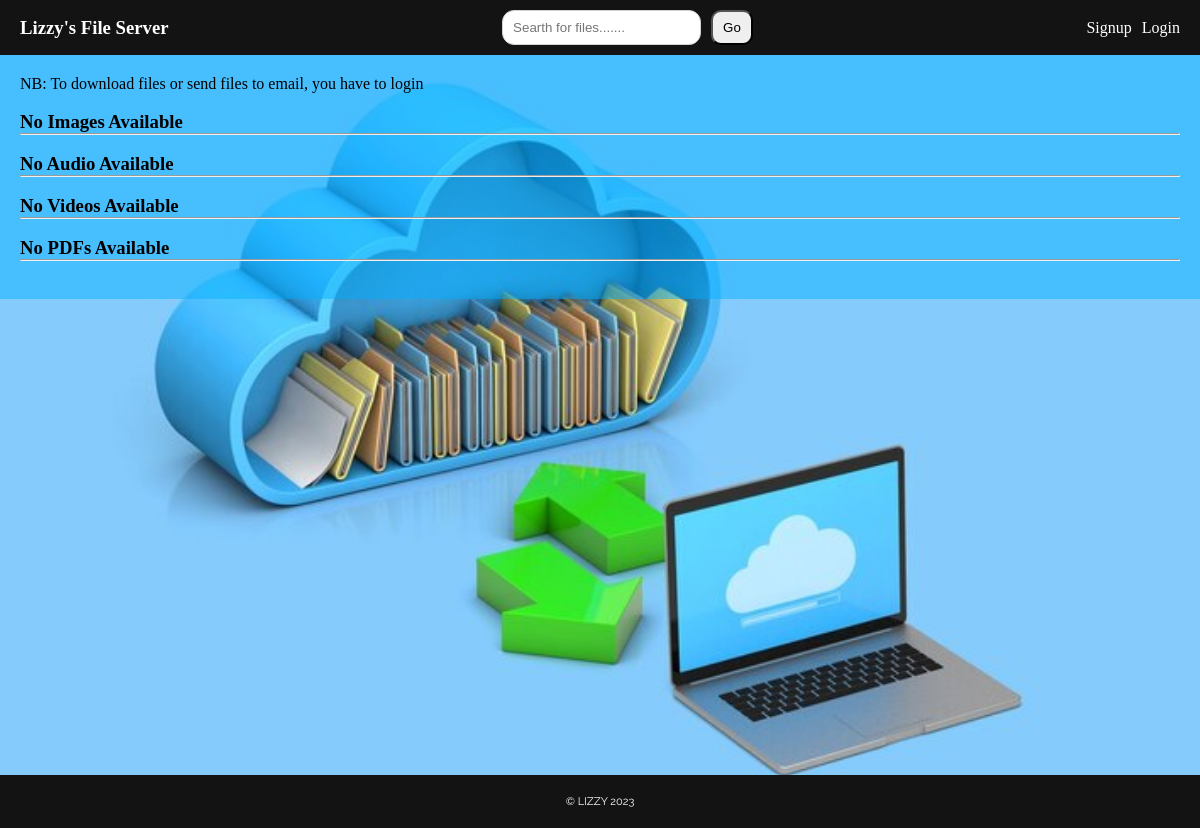
The app's page /, older data.
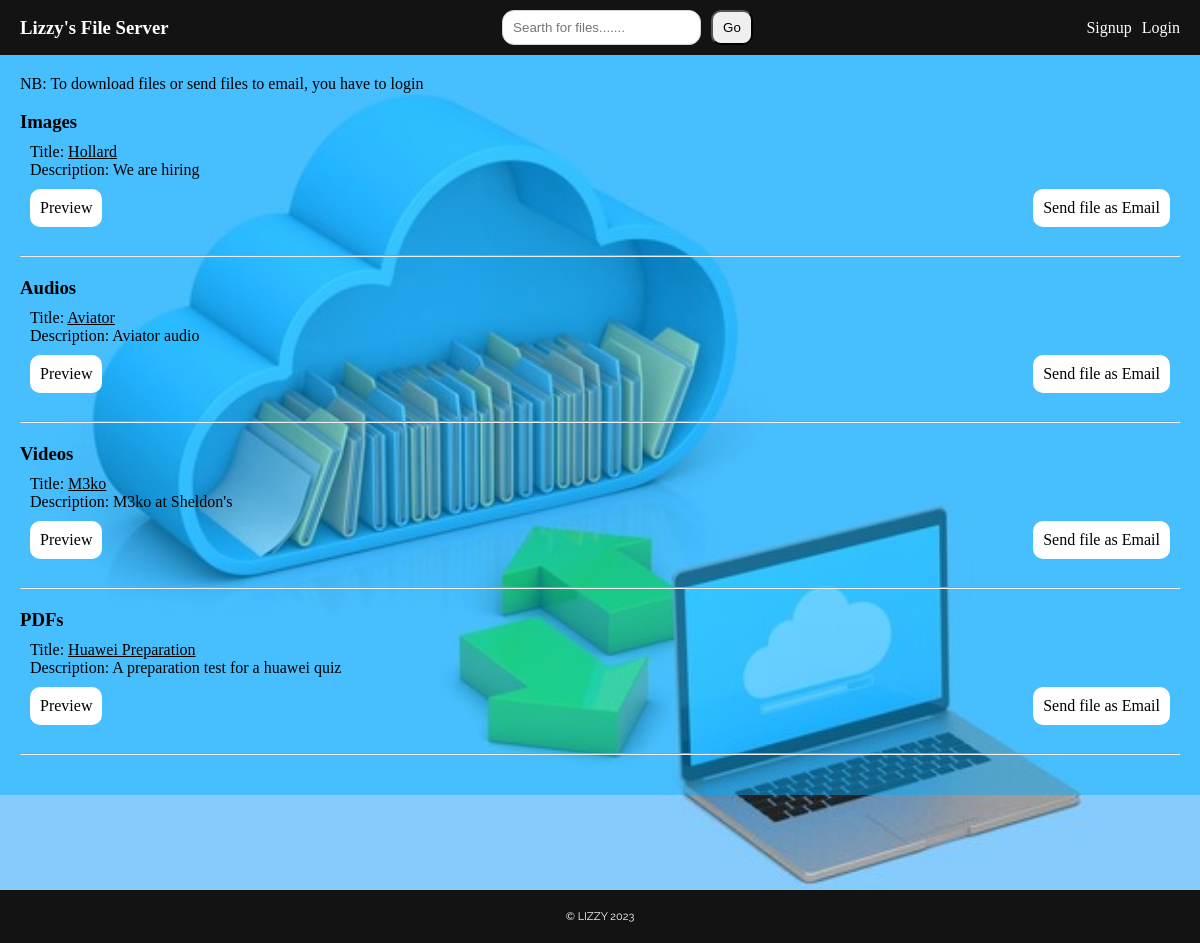
The same page, newer data.
### myapp/models.py (models this page shows, shortened)
class File(models.Model):
    FILE_TYPES = (
        ('pdf', 'PDF'),
        ('image', 'Image'),
        ('audio', 'Audio'),
        ('video', 'Video'),
    )
    title = models.CharField(max_length=100)
    description = models.TextField()
    file_type = models.CharField(max_length=10, choices=FILE_TYPES)
    file = models.FileField(upload_to='resources/')
    downloads = models.PositiveIntegerField(default=0)
    emails_sent = models.PositiveIntegerField(default=0)

### myapp/views/homepage.py (the view)
# urls.py: path('', homepage.home, name='home'),
def home(request):
    q = request.GET.get('q') if request.GET.get('q') != None else ''
    pdf_files = File.objects.filter(
        Q(title__icontains=q) |
        Q(description__icontains=q) |
        Q(file__icontains=q) |
        Q(file_type__icontains=q),
        file_type='pdf'
    )
    image_files = File.objects.filter(
        Q(title__icontains=q) |
        Q(description__icontains=q) |
        Q(file__icontains=q) |
        Q(file_type__icontains=q),
        file_type='image'
    )
    audio_files = File.objects.filter(
        Q(title__icontains=q) |
        Q(description__icontains=q) |
        Q(file__icontains=q) |
        Q(file_type__icontains=q),
        file_type='audio'
    )
    video_files = File.objects.filter(
        Q(title__icontains=q) |
        Q(description__icontains=q) |
        Q(file__icontains=q) |
        Q(file_type__icontains=q),
        file_type='video'
    )
    context = {
        'pdf_files': pdf_files,
        'image_files': image_files,
        'audio_files': audio_files,
        'video_files': video_files,
    }
    return render(request, "myapp/home.html", context)

### myapp/templates/myapp/home.html (shortened to what this page needs)
{% extends "main.html" %} {% load static %} {% block title %} Home {% endblock%}
{% block content %} {% if not request.user.is_authenticated %}
<p>NB: To download files or send files to email, you have to login</p>
<br />
{% endif %}
<div>
    {% if image_files %}
    <div class="table-container">
        <h3>Images</h3>
        {% for file in image_files %}
        <div class="file_item">
            <p>Title: <span class="title">{{file.title}}</span></p>
            <p>Description: {{file.description}}</p>
            <div class="download_email_link">
                <a class="view">Preview</a>
                <a href="{% url 'increment_emails_sent' pk=file.id %}"
                    >Send file as Email</a
                >
            </div>
        </div>
        {% endfor %}
        <br />
        <hr />
    </div>
    {% else %}
    <h3>No Images Available</h3>
    <hr />
    <br />
    {% endif %}
    {% if audio_files %}
    <div class="table-container">
        <h3>Audios</h3>
        {% for file in audio_files %}
        <div class="file_item">
            <p>Title: <span class="title">{{file.title}}</span></p>
            <p>Description: {{file.description}}</p>
            <div class="download_email_link">
                <a class="view">Preview</a>
                <a href="{% url 'increment_emails_sent' pk=file.id %}"
                    >Send file as Email</a
                >
            </div>
        </div>
        {% endfor %}
        <br />
        <hr />
    </div>
    {% else %}
    <h3>No Audio Available</h3>
    <hr />
    <br />
    {% endif %}
    {% if video_files %}
    <div class="table-container">
        <h3>Videos</h3>
        {% for file in video_files %}
        <div class="file_item">
            <p>Title: <span class="title">{{file.title}}</span></p>
            <p>Description: {{file.description}}</p>
            <div class="download_email_link">
                <a class="view">Preview</a>
                <a href="{% url 'increment_emails_sent' pk=file.id %}"
                    >Send file as Email</a
                >
            </div>
        </div>
        {% endfor %}
        <br />
        <hr />
    </div>
    {% else %}
    <h3>No Videos Available</h3>
    <hr />
    <br />
    {% endif %}
    {% if pdf_files %}
    <div class="table-container">
        <h3>PDFs</h3>
        {% for file in pdf_files %}
        <div class="file_item">
            <p>Title: <span class="title">{{file.title}}</span></p>
            <p>Description: {{file.description}}</p>
            <div class="download_email_link">
                <a href="{% url 'preview_pdf' file.id %}#toolbar=0" target="_blank">Preview</a>
                <a href="{% url 'increment_emails_sent' pk=file.id %}"
                    >Send file as Email</a
                >
            </div>
        </div>
        {% endfor %}
        <br />
        <hr />
    </div>
    {% else %}
    <h3>No PDFs Available</h3>
    <hr />
    <br />
    {% endif %}
</div>
{% endblock %}

Row changes from the older to the newer data that the page shows:
added File: title "Hollard", description "We are hiring", shown under "Images"
added File: title "Aviator", description "Aviator audio", shown under "Audios"
added File: title "M3ko", description "M3ko at Sheldon's", shown under "Videos"
added File: title "Huawei Preparation", description "A preparation test for a huawei quiz", shown under "PDFs"
Text that changed along with them:
text no longer shown: "No Images Available No Audio Available No Videos Available No PDFs Available"
text now shown: "Images Audios Videos PDFs"
